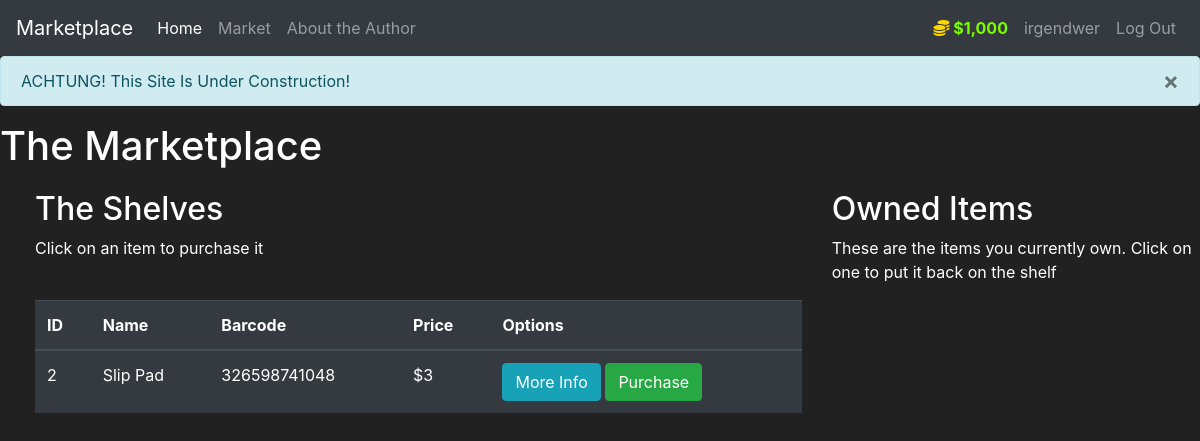
/market (signed in), run on an earlier commit of the app's database.
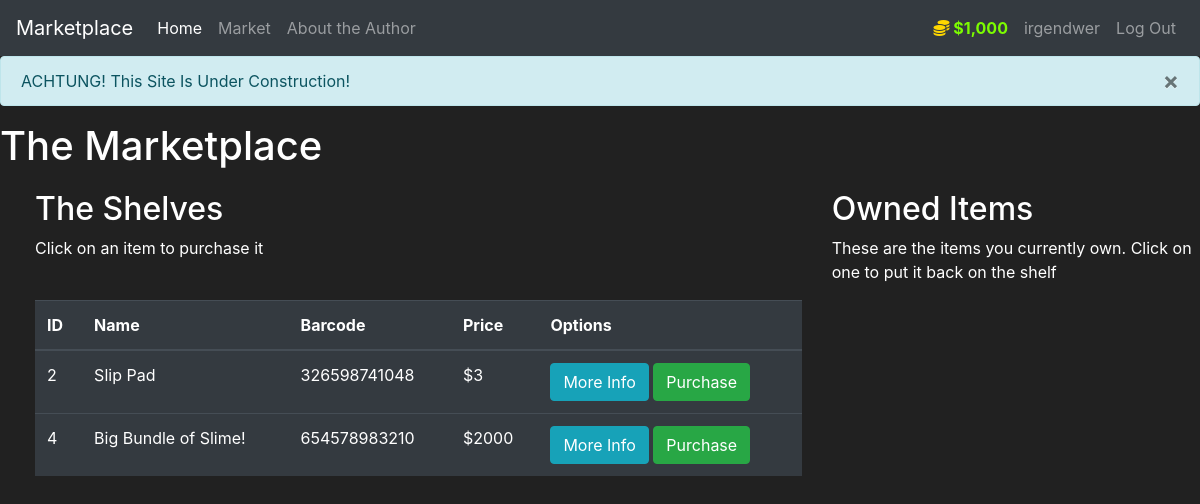
And on a later commit of the database.
### market/models.py (models this page shows, shortened)
class User(db.Model, UserMixin):
    id = db.Column(db.Integer(), primary_key=True)
    username = db.Column(db.String(length=20), nullable=False, unique=True)
    email = db.Column(db.String(length=40), nullable=False, unique=True)
    pw_hash = db.Column(db.String(length=60), nullable=False)
    wallet = db.Column(db.Integer(), nullable=False, default=1000)
    items = db.relationship('Item', backref='owned_by', lazy=True)
    @property
    def nice_looking_wallet(self):
        if len(str(self.wallet)) >= 4:
            return f'${str(self.wallet)[:-3]},{str(self.wallet)[-3:]}'
        else:
            return f"${self.wallet}"
    @property
    def password(self): # Returns the password
        return self.password

class Item(db.Model):
    id = db.Column(db.Integer(), primary_key=True)
    name = db.Column(db.String(length=30), nullable=False, unique=True)
    price = db.Column(db.Integer(), nullable=False)
    barcode = db.Column(db.String(length=12), nullable=False, unique=True)
    description = db.Column(db.String(length=1024), nullable=False, unique=True)
    owner = db.Column(db.Integer(), db.ForeignKey('user.id'))

### market/routes.py (the view, shortened to what this page needs)
@app.route('/market', methods=['GET', 'POST'])
@login_required
def market_place():
    flash(f'ACHTUNG! This Site Is Under Construction!', category='info')
    purchase_form = PurchaseItemForm()
    if request.method == "GET":
        items = Item.query.filter_by(owner=None)
        return render_template("market.html", items=items, purchase_form=purchase_form)

### market/models.py (called while the page is built)
@login_manager.user_loader
def load_user(user_id):
    return User.query.get(int(user_id))

### market/templates/market.html (shortened to what this page needs)
{% extends 'base.html' %}
{% block content %}
<h1>The Marketplace</h1>
    <div class="row" style="margin-top:20px; margin-left:20px">
        <div class="col-8">
            <h2>The Shelves</h2>
            <p>Click on an item to purchase it</p>
            <br>
            <table class="table table-hover table-dark">
            <thead>
                <tr>
                 <th scope="col">ID</th>
                 <th scope="col">Name</th>
                 <th scope="col">Barcode</th>
                 <th scope="col">Price</th>
                 <th scope="col">Options</th>
                </tr>
            </thead>
            <tbody>
            {% for item in items %}
            <tr>
                <td>{{ item.id }}</td>
                <td>{{ item.name }}</td>
                <td>{{ item.barcode }}</td>
                <td>${{ item.price }}</td>
                <td>
                    <button class="btn btn-outline btn-info" data-toggle="modal" data-target="#Modal-MoreInfo-{{ item.id }}">More Info</button>
                    <button class="btn btn-outline btn-success" data-toggle="modal" data-target="#Modal-ConfirmPurchase-{{ item.id }}">Purchase</button>
                </td>
            </tr>
            {% endfor %}
            </tbody>
        </table>
        </div>
        <div class="col-4">
            <h2>Owned Items</h2>
            <p>These are the items you currently own. Click on one to put it back on the shelf</p>
        </div>
    </div>
{% endblock %}

### market/templates/base.html (shortened to what this page needs)
<!doctype html>
<html lang="en">
   <head>
      <link rel="stylesheet" href="https://cdn.jsdelivr.net/npm/bootstrap@4.5.3/dist/css/bootstrap.min.css">
   </head>
   <body>
      <nav class="navbar navbar-expand-md navbar-dark bg-dark">
        <a class="navbar-brand" href="{{ url_for('home_page') }}">Marketplace</a>
        <div class="collapse navbar-collapse" id="navbarNav">
            <ul class="navbar-nav mr-auto">
            <li class="nav-item active">
                <a class="nav-link" href="{{ url_for('home_page') }}">Home <span class="sr-only">(current)</span></a>
            </li>
            <li class="nav-item">
                <a class="nav-link" href="{{ url_for('market_place') }}">Market</a>
            </li>
            <li class="nav-item">
                <a class="nav-link" href="{{ url_for('author') }}">About the Author</a>
            </li>
        </ul>
        {% if current_user.is_authenticated %}
            <ul class="navbar-nav">
                <li class="nav-item">
                    <a class="nav-link" style="color: lawngreen; font-weight: bold">
                        <i class="fas fa-coins" style="color: #FFD700"></i>
                        {{ current_user.nice_looking_wallet }}
                    </a>
                </li>
                <li class="nav-item">
                    <a class="nav-link">{{ current_user.username }}</a>
                </li>
                <li class="nav-item">
                    <a class="nav-link" href="{{ url_for('logout_page') }}">Log Out</a>
                </li>
            </ul>
        {% endif %}
        </div>
    </nav>
      {% with messages = get_flashed_messages(with_categories=true) %}
        {%if messages %}
            {% for category, message in messages %}
                <div class="alert alert-{{ category }}">
                    <button type="button" class="m1-2 mb-1 close" data-dismiss="alert" aria-label="Close">
                        <span aria-hidden="true">&times;</span>
                    </button>
                    {{ message }}
                </div>
            {% endfor %}
        {% endif %}
      {% endwith %}
      {% block content %}
      {% endblock %}
   </body>
</html>

### market/templates/base.html (style rules this page uses)
body { background-color: #212121; color: white }

What changed in the data, as far as the page shows it:
added Item: id "4", name "Big Bundle of Slime!", barcode "654578983210", price "2000"
